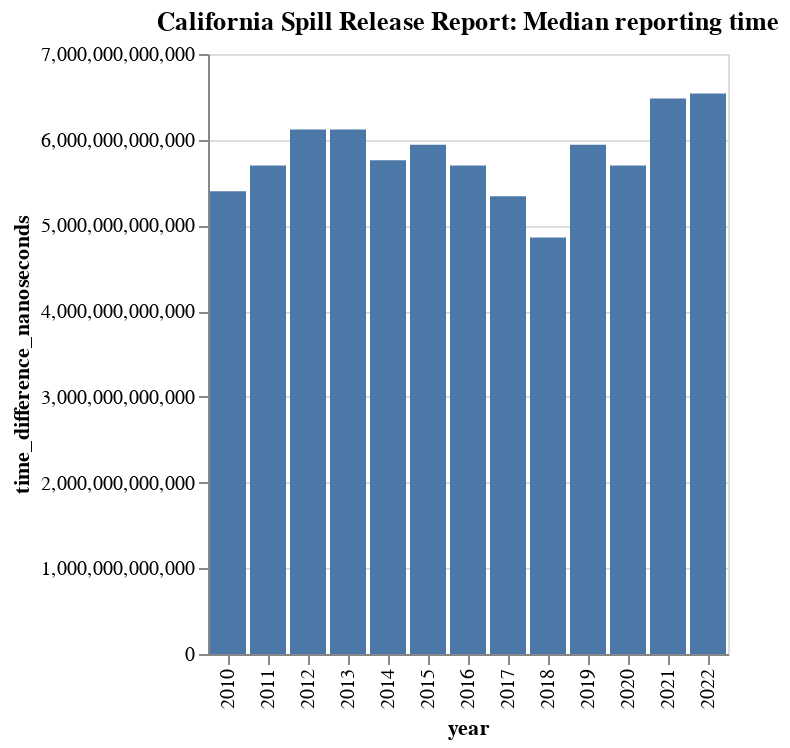

Notebook cell for this chart:
### Code cell
alt.Chart(median_time_difference[['year', 'time_difference_nanoseconds']]).mark_bar().encode(
    x='year:O',
    y='time_difference_nanoseconds',
).properties(
    title='California Spill Release Report: Median reporting time'
)

### Figure 1 — Vega-Lite specification as saved in the notebook (floating-point values rounded to 4 significant figures)
{"config": {"view": {"continuousWidth": 300, "continuousHeight": 300}}, "data": {"name": "data-9f8cfc4d197dd3960b0d68f59465d335"}, "mark": {"type": "bar"}, "encoding": {"x": {"field": "year", "type": "ordinal"}, "y": {"field": "time_difference_nanoseconds", "type": "quantitative"}}, "title": "California Spill Release Report: Median reporting time", "$schema": "https://vega.github.io/schema/vega-lite/v5.15.1.json", "datasets": {"data-9f8cfc4d197dd3960b0d68f59465d335": [{"year": 2010, "time_difference_nanoseconds": 5400000000000}, {"year": 2011, "time_difference_nanoseconds": 5700000000000}, {"year": 2012, "time_difference_nanoseconds": 6120000000000}, {"year": 2013, "time_difference_nanoseconds": 6120000000000}, {"year": 2014, "time_difference_nanoseconds": 5760000000000}, {"year": 2015, "time_difference_nanoseconds": 5940000000000}, {"year": 2016, "time_difference_nanoseconds": 5700000000000}, {"year": 2017, "time_difference_nanoseconds": 5340000000000}, {"year": 2018, "time_difference_nanoseconds": 4860000000000}, {"year": 2019, "time_difference_nanoseconds": 5940000000000}, {"year": 2020, "time_difference_nanoseconds": 5700000000000}, {"year": 2021, "time_difference_nanoseconds": 6480000000000}, {"year": 2022, "time_difference_nanoseconds": 6540000000000}]}}
